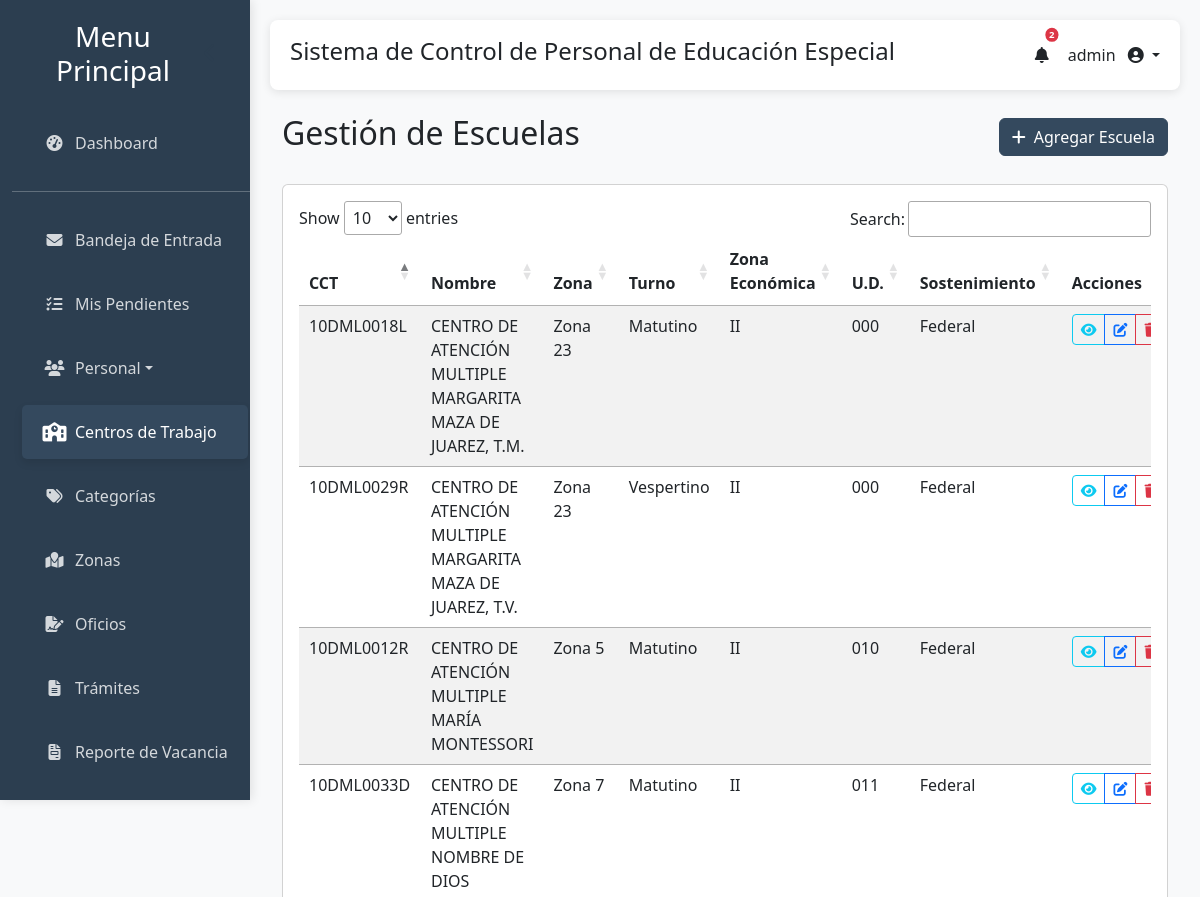
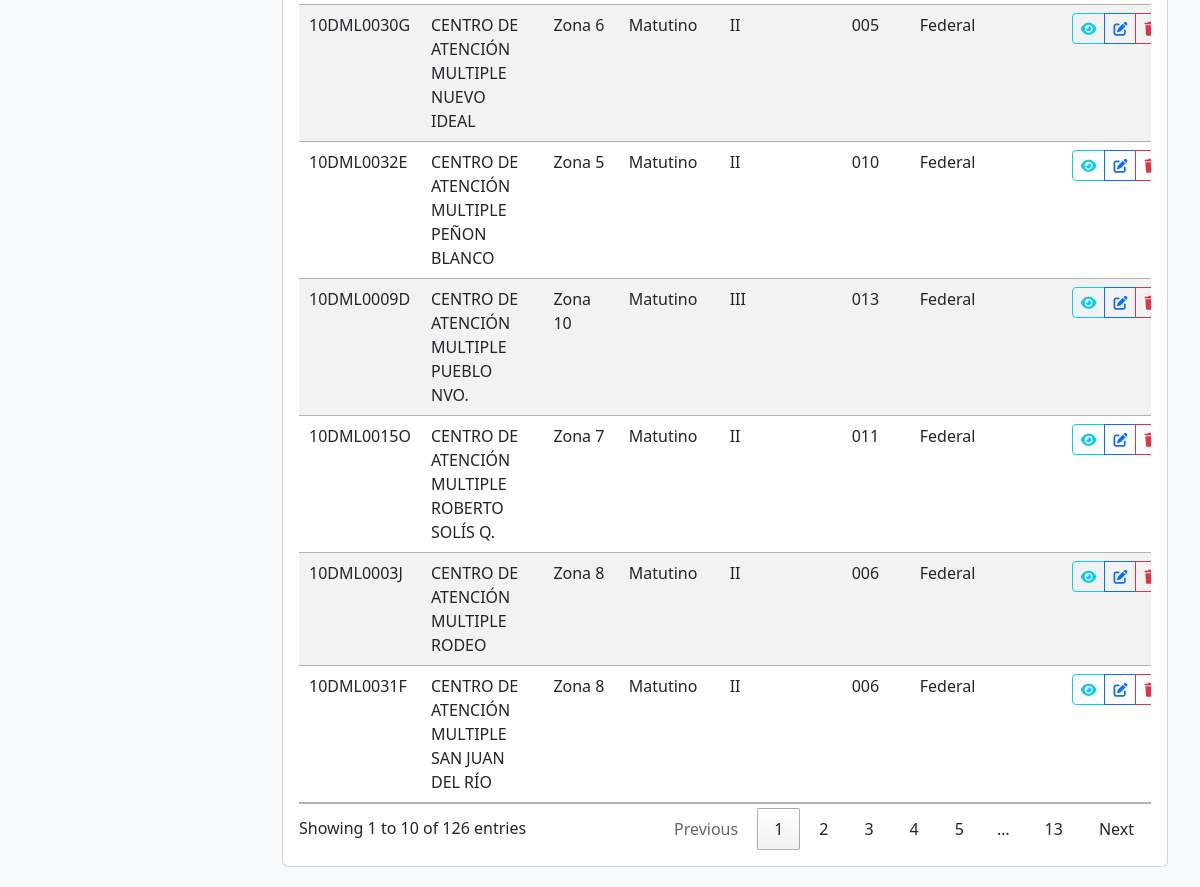
Screenshot of /escuelas/ (signed in) with the database file from the repository (2 pictures, top to bottom).
### gestion_escolar/models.py (models this page shows, shortened)
class Escuela(models.Model):
    TURNOS = [
        ('MATUTINO', 'Matutino'),
        ('VESPERTINO', 'Vespertino'),
        ('DISCONTINUO', 'Discontinuo'),
    ]
    ZONAS_ECONOMICAS = [
        ('II', 'II'),
        ('III', 'III'),
    ]
    SOSTENIMIENTOS = [
        ('FEDERAL', 'Federal'),
        ('ESTATAL', 'Estatal'),
    ]
    UNIDADES_DEPARTAMENTALES = [
        ('000', '000'),
        ('001', '001'),
        ('002', '002'),
        ('003', '003'),
        ('004', '004'),
        ('005', '005'),
        ('006', '006'),
        ('007', '007'),
        ('008', '008'),
        ('009', '009'),
        ('010', '010'),
        ('011', '011'),
        ('012', '012'),
        ('013', '013'),
    ]
    id_escuela = models.CharField(
        max_length=20,
        unique=True,
        verbose_name="Clave de Centro de Trabajo (CCT)",
        help_text="Formato: 2 dígitos + 3 letras + 4 dígitos + 1 letra (ej: 10DML0013Q)",
        validators=[validate_cct_format]
    )
    nombre_ct = models.CharField(max_length=200, verbose_name="Nombre del Centro de Trabajo")
    zona_esc = models.ForeignKey(Zona, on_delete=models.CASCADE, verbose_name="Zona Escolar")
    turno = models.CharField(max_length=20, choices=TURNOS, verbose_name="Turno")
    domicilio = models.TextField(verbose_name="Domicilio")
    telefono_ct = models.CharField(
        max_length=20,
        verbose_name="Teléfono",
        blank=True,
        help_text="Formato: (000) 000-0000"
    )
    zona_economica = models.CharField(
        max_length=3,
        choices=ZONAS_ECONOMICAS,
        verbose_name="Zona Económica"
    )
    region = models.CharField(max_length=100, verbose_name="Región")
    u_d = models.CharField(
        max_length=3,
        choices=UNIDADES_DEPARTAMENTALES,
        verbose_name="U.D.",
        help_text="Unidad Departamental (001 al 011)"
    )
    sostenimiento = models.CharField(
        max_length=10,
        choices=SOSTENIMIENTOS,
        verbose_name="Sostenimiento"
    )
    fecha_registro = models.DateTimeField(auto_now_add=True, verbose_name="Fecha de Registro")
    fecha_actualizacion = models.DateTimeField(auto_now=True, verbose_name="Última Actualización")
    class Meta:
        verbose_name = "Centro de Trabajo"
        verbose_name_plural = "Centros de Trabajo"
        ordering = ['nombre_ct']
        indexes = [
            models.Index(fields=['id_escuela']),
            models.Index(fields=['zona_esc']),
            models.Index(fields=['sostenimiento']),
        ]

class Zona(models.Model):
    numero = models.IntegerField(unique=True, verbose_name="Número de Zona")
    observaciones = models.TextField(verbose_name="Observaciones", blank=True)
    class Meta:
        verbose_name = "Zona"
        verbose_name_plural = "Zonas"
        ordering = ['numero']

### gestion_escolar/views.py (the view)
# urls.py: path('escuelas/', views.lista_escuelas, name='lista_escuelas'),
def lista_escuelas(request):
    if request.user.groups.filter(name='Directores').exists():
        raise PermissionDenied
    escuelas = Escuela.objects.all().order_by('nombre_ct')
    return render(request, 'gestion_escolar/lista_escuelas.html', {'escuelas': escuelas})

### gestion_escolar/templatetags/auth_extras.py (called while the page is built)
@register.filter(name='has_group')
def has_group(user, group_name):
    try:
        group = Group.objects.get(name=group_name)
    except Group.DoesNotExist:
        return False
    return group in user.groups.all()

### gestion_escolar/templates/gestion_escolar/lista_escuelas.html (shortened to what this page needs)
{% extends 'gestion_escolar/base.html' %}
{% load static %}
{% block content %}
<div class="container mt-4">
    <div class="d-flex justify-content-between align-items-center mb-4">
        <h2>Gestión de Escuelas</h2>
        <a href="{% url 'agregar_escuela' %}" class="btn btn-primary">
            <i class="fas fa-plus me-2"></i>Agregar Escuela
        </a>
    </div>
    <div class="card">
        <div class="card-body">
            {% if escuelas %}
            <div class="table-responsive">
                <table id="tablaEscuelas" class="table table-striped table-hover datatable-search">
                    <thead>
                        <tr>
                            <th>CCT</th>
                            <th>Nombre</th>
                            <th>Zona</th>
                            <th>Turno</th>
                            <th>Zona Económica</th>
                            <th>U.D.</th>
                            <th>Sostenimiento</th>
                            <th>Acciones</th>
                        </tr>
                    </thead>
                    <tbody>
                        {% for escuela in escuelas %}
                        <tr>
                            <td>{{ escuela.id_escuela }}</td>
                            <td>{{ escuela.nombre_ct }}</td>
                            <td>Zona {{ escuela.zona_esc.numero }}</td>
                            <td>{{ escuela.get_turno_display }}</td>
                            <td>{{ escuela.zona_economica }}</td>
                            <td>{{ escuela.u_d }}</td>
                            <td>{{ escuela.get_sostenimiento_display }}</td>
                            <td>
                                <div class="btn-group" role="group">
                                    <a href="{% url 'detalle_escuela' escuela.pk %}" class="btn btn-sm btn-outline-info">
                                        <i class="fas fa-eye"></i>
                                    </a>
                                    <a href="{% url 'editar_escuela' escuela.pk %}" class="btn btn-sm btn-outline-primary">
                                        <i class="fas fa-edit"></i>
                                    </a>
                                    <a href="{% url 'eliminar_escuela' escuela.pk %}" class="btn btn-sm btn-outline-danger">
                                        <i class="fas fa-trash"></i>
                                    </a>
                                </div>
                            </td>
                        </tr>
                        {% endfor %}
                    </tbody>
                </table>
            </div>
            {% else %}
            <div class="text-center py-4">
                <i class="fas fa-school fa-3x text-muted mb-3"></i>
                <h5 class="text-muted">No hay escuelas registradas</h5>
                <p class="text-muted">Comienza agregando tu primera escuela</p>
            </div>
            {% endif %}
        </div>
    </div>
</div>
{% endblock %}

### gestion_escolar/templates/gestion_escolar/base.html (shortened to what this page needs)
<!DOCTYPE html>
<html lang="es">
<head>
    {% load static %}
    {% load auth_extras %}
    <link href="https://cdn.jsdelivr.net/npm/bootstrap@5.3.0/dist/css/bootstrap.min.css" rel="stylesheet">
    <link rel="stylesheet" href="https://cdn.datatables.net/1.13.6/css/jquery.dataTables.min.css">
    <link href="https://cdn.jsdelivr.net/npm/select2@4.1.0-rc.0/dist/css/select2.min.css" rel="stylesheet" />
    <link rel="stylesheet" href="https://cdnjs.cloudflare.com/ajax/libs/font-awesome/6.4.0/css/all.min.css">
</head>
<body>
    <div class="container-fluid">
        <div class="row">
            <div class="col-md-2 sidebar">
                <div class="d-flex justify-content-between align-items-center px-3 mb-4">
                    <h3 class="text-center mb-0">Menu Principal</h3>
                    <button id="sidebarCollapse" class="d-none d-md-block">
                        <i class="fas fa-chevron-left"></i>
                    </button>
                </div>
                <ul class="nav flex-column">
                    <li class="nav-item">
                        <a class="nav-link" href="{% url 'index' %}">
                            <i class="fas fa-tachometer-alt me-2"></i>
                            <span class="sidebar-text">Dashboard</span>
                        </a>
                    </li>
                    <hr class="sidebar-divider my-3">
                    <li class="nav-item">
                        <a class="nav-link" href="{% url 'correspondencia_inbox' %}">
                            <i class="fas fa-envelope me-2"></i>
                            <span class="sidebar-text">Bandeja de Entrada</span>
                        </a>
                    </li>
                    <li class="nav-item">
                        <a class="nav-link" href="{% url 'pendientes_activos' %}">
                            <i class="fas fa-tasks me-2"></i>
                            <span class="sidebar-text">Mis Pendientes</span>
                        </a>
                    </li>
                    <li class="nav-item dropdown">
                        <a class="nav-link dropdown-toggle" href="#" role="button" data-bs-toggle="dropdown" aria-expanded="false">
                            <i class="fas fa-users me-2"></i>
                            <span class="sidebar-text">Personal</span>
                        </a>
                    </li>
                    {% if not user|has_group:"Directores" %}
                    <li class="nav-item">
                        <a class="nav-link" href="{% url 'lista_escuelas' %}">
                            <i class="fas fa-school me-2"></i>
                            <span class="sidebar-text">Centros de Trabajo</span>
                        </a>
                    </li>
                    <li class="nav-item">
                        <a class="nav-link" href="{% url 'lista_categorias' %}">
                            <i class="fas fa-tags me-2"></i>
                            <span class="sidebar-text">Categorías</span>
                        </a>
                    </li>
                    <li class="nav-item">
                        <a class="nav-link" href="{% url 'lista_zonas' %}">
                            <i class="fas fa-map-marked me-2"></i>
                            <span class="sidebar-text">Zonas</span>
                        </a>
                    </li>
                    <li class="nav-item">
                        <a class="nav-link" href="{% url 'generar_oficios' %}">
                            <i class="fas fa-file-signature me-2"></i>
                            <span class="sidebar-text">Oficios</span>
                        </a>
                    </li>
                    <li class="nav-item">
                        <a class="nav-link" href="{% url 'generar_tramites_generales' %}">
                            <i class="fas fa-file-alt me-2"></i>
                            <span class="sidebar-text">Trámites</span>
                        </a>
                    </li>
                    <li class="nav-item">
                        <a class="nav-link" href="{% url 'gestionar_lote_vacancia' %}">
                            <i class="fas fa-file-invoice me-2"></i>
                            <span class="sidebar-text">Reporte de Vacancia</span>
                        </a>
                    </li>
                    <li class="nav-item">
                        <a class="nav-link" href="{% url 'historial' %}">
                        </a>
                    </li>
                    {% endif %}
                </ul>
            </div>
            <div class="col-md-10 main-content">
                <div class="header">
                    <h4>Sistema de Control de Personal de Educación Especial</h4>
                    {% if user.is_authenticated %}
                    <ul class="navbar-nav d-flex flex-row align-items-center">
                        <li class="nav-item dropdown me-3">
                            <a class="nav-link" href="#" id="alertsDropdown" role="button" data-bs-toggle="dropdown" aria-expanded="false">
                                <i class="fas fa-bell fa-fw"></i>
                                {% if total_alerts > 0 %}
                                    <span class="badge bg-danger rounded-pill position-absolute top-0 start-100 translate-middle" style="font-size: 0.6em; padding: .25em .4em;">{{ total_alerts }}</span>
                                {% endif %}
                            </a>
                        </li>
                        <li class="nav-item dropdown">
                            <a class="nav-link dropdown-toggle" href="#" id="userDropdown" role="button" data-bs-toggle="dropdown" aria-expanded="false">
                                <span class="me-2 d-none d-lg-inline">{{ user.username }}</span>
                                <i class="fas fa-user-circle"></i>
                            </a>
                        </li>
                    </ul>
                    {% endif %}
                </div>
                {% block content %}{% endblock %}
            </div>
        </div>
    </div>
</body>
</html>

### gestion_escolar/templates/gestion_escolar/base.html (style rules this page uses)
:root { --primary-color: #34495e; --secondary-color: #2c3e50; --accent-color: #95a5a6; --light-color: #ecf0f1; --success-color: #27ae60; --sidebar-width: 250px; --sidebar-collapsed-width: 70px; --transition-speed: 0.3s; }
.btn-primary { background-color: var(--primary-color) !important; border-color: var(--primary-color) !important; }
body { background-color: #f8f9fa; font-family: 'Segoe UI', Tahoma, Geneva, Verdana, sans-serif; overflow-x: hidden; transition: margin-left var(--transition-speed); }
.sidebar { background-color: var(--secondary-color); color: white; height: 100vh; position: fixed; padding-top: 20px; width: var(--sidebar-width); z-index: 1000; transition: all var(--transition-speed) ease; left: 0; overflow-y: auto; box-shadow: 2px 0 10px rgba(0, 0, 0, 0.1); }
.sidebar .nav-link { color: rgba(255, 255, 255, 0.8); padding: 15px 20px; margin: 5px 10px; border-radius: 5px; transition: all var(--transition-speed); display: flex; align-items: center; white-space: nowrap; }
.sidebar .nav-link.active { background-color: var(--primary-color); color: white; box-shadow: 0 4px 8px rgba(0, 0, 0, 0.1); }
.sidebar .nav-link i { transition: transform var(--transition-speed); min-width: 25px; text-align: center; }
.sidebar .nav-link.active i { transform: scale(1.2); }
.main-content { margin-left: var(--sidebar-width); padding: 20px; transition: margin-left var(--transition-speed) ease, width var(--transition-speed) ease; width: calc(100% - var(--sidebar-width)); min-height: 100vh; }
.header { background-color: white; box-shadow: 0 2px 10px rgba(0, 0, 0, 0.1); padding: 15px 20px; margin-bottom: 20px; border-radius: 8px; display: flex; justify-content: space-between; align-items: center; position: sticky; top: 10px; z-index: 900; }
#sidebarCollapse { background: none; border: none; color: var(--secondary-color); font-size: 1.2rem; cursor: pointer; transition: transform var(--transition-speed); }

### rows the page displays
Escuela: id_escuela "10DML0018L", nombre_ct "CENTRO DE ATENCIÓN MULTIPLE MARGARITA MAZA DE JUAREZ, T.M.", zona_esc.numero "23", turno "Matutino", zona_economica "II", u_d "000", sostenimiento "Federal"
Escuela: id_escuela "10DML0029R", nombre_ct "CENTRO DE ATENCIÓN MULTIPLE MARGARITA MAZA DE JUAREZ, T.V.", zona_esc.numero "23", turno "Vespertino", zona_economica "II", u_d "000", sostenimiento "Federal"
Escuela: id_escuela "10DML0012R", nombre_ct "CENTRO DE ATENCIÓN MULTIPLE MARÍA MONTESSORI", zona_esc.numero "5", turno "Matutino", zona_economica "II", u_d "010", sostenimiento "Federal"
Escuela: id_escuela "10DML0033D", nombre_ct "CENTRO DE ATENCIÓN MULTIPLE NOMBRE DE DIOS", zona_esc.numero "7", turno "Matutino", zona_economica "II", u_d "011", sostenimiento "Federal"
Escuela: id_escuela "10DML0030G", nombre_ct "CENTRO DE ATENCIÓN MULTIPLE NUEVO IDEAL", zona_esc.numero "6", turno "Matutino", zona_economica "II", u_d "005", sostenimiento "Federal"
Escuela: id_escuela "10DML0032E", nombre_ct "CENTRO DE ATENCIÓN MULTIPLE PEÑON BLANCO", zona_esc.numero "5", turno "Matutino", zona_economica "II", u_d "010", sostenimiento "Federal"
Escuela: id_escuela "10DML0009D", nombre_ct "CENTRO DE ATENCIÓN MULTIPLE PUEBLO NVO.", zona_esc.numero "10", turno "Matutino", zona_economica "III", u_d "013", sostenimiento "Federal"
Escuela: id_escuela "10DML0015O", nombre_ct "CENTRO DE ATENCIÓN MULTIPLE ROBERTO SOLÍS Q.", zona_esc.numero "7", turno "Matutino", zona_economica "II", u_d "011", sostenimiento "Federal"
Escuela: id_escuela "10DML0003J", nombre_ct "CENTRO DE ATENCIÓN MULTIPLE RODEO", zona_esc.numero "8", turno "Matutino", zona_economica "II", u_d "006", sostenimiento "Federal"
Escuela: id_escuela "10DML0031F", nombre_ct "CENTRO DE ATENCIÓN MULTIPLE SAN JUAN DEL RÍO", zona_esc.numero "8", turno "Matutino", zona_economica "II", u_d "006", sostenimiento "Federal"

### other values shown
{{ total_alerts }} "2"
{{ user.username }} "admin"
